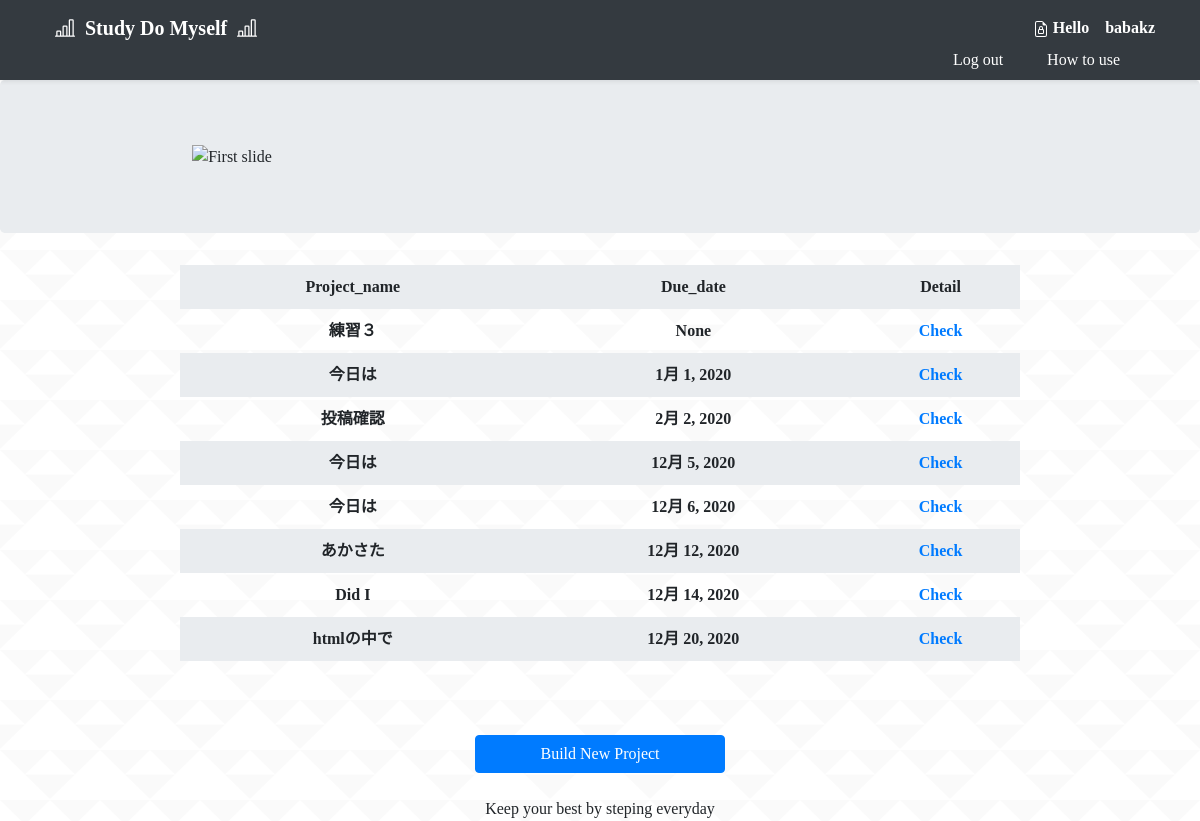
Before: /mypage/ (signed in) with the older database file.
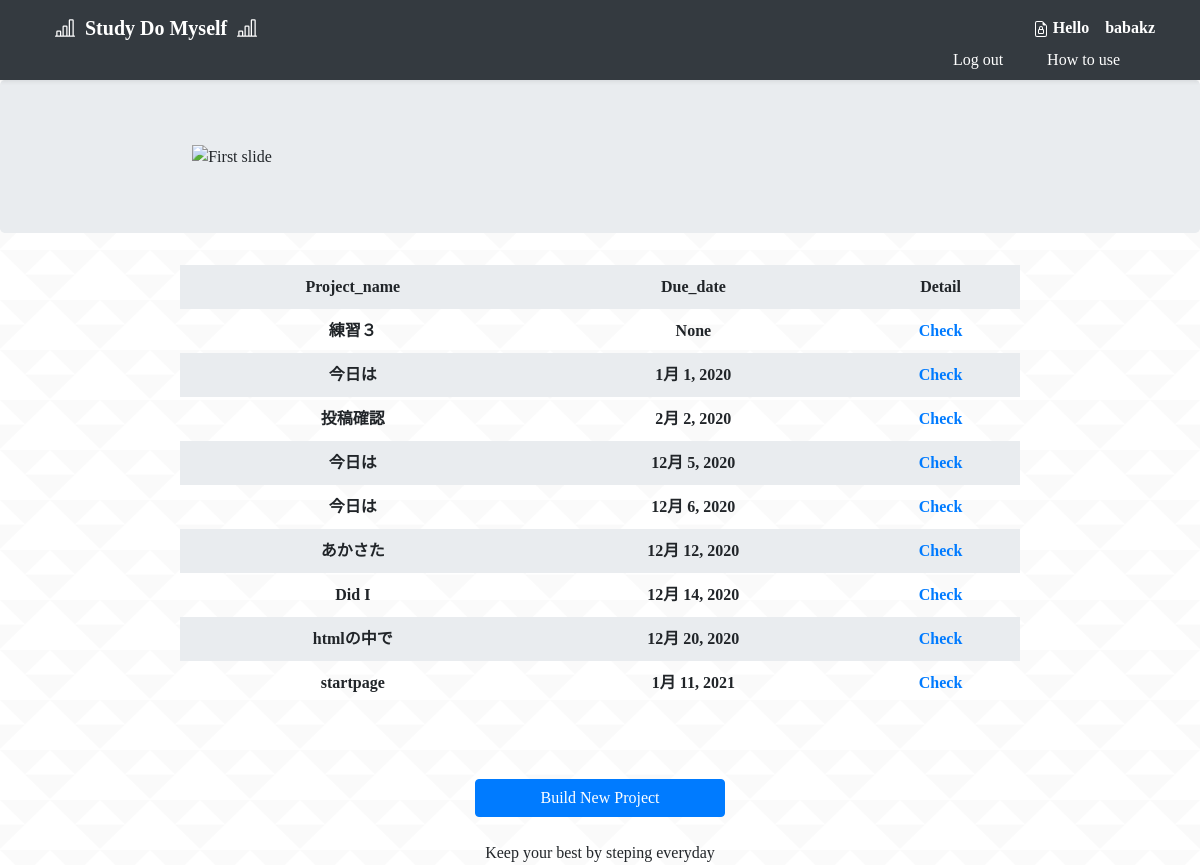
After: the same page with the newer database file.
### studyapp/models.py (models this page shows, shortened)
class Project(models.Model):
    author = models.ForeignKey(settings.AUTH_USER_MODEL, on_delete=models.CASCADE)
    project_name = models.CharField('プロジェクト名', max_length=200, blank=False)
    description = models.TextField('目標', blank=False)
    expenses_item = models.CharField('経費項目', max_length=200, blank=True)
    expenses = models.CharField('経費', max_length=200, blank=True)
    build_date = models.DateField(verbose_name='作成日', blank=True, default=timezone.datetime.today())
    due_date = models.DateField(verbose_name='設定日', blank=True, null=True)

### studyapp/views.py (the view)
# urls.py: path('mypage/', mypage, name='mypage'),
def mypage(request):
    projects = Project.objects.filter(build_date__lte=timezone.now()).order_by('due_date')
    return render(request, 'mypage.html', {'projects':projects})

### templates/mypage.html (shortened to what this page needs)
{% extends 'base.html' %}
{% load static %}
{% block content %}
<!doctype html>
<html lang="ja">
<head>
  <link rel="stylesheet" href="{% static 'css/mypage.css' %}">
</head>
<body>
  <header>
    <div class="navbar navbar-dark bg-dark shadow-sm">
      <div class="container d-flex justify-content-between">
        <a href="{% url 'mypage' %}" class="navbar-brand d-flex align-items-center">
          <strong>Study Do Myself</strong>
        </a>
        <div class="user-name">
          {% if user.is_authenticated %}
          <strong>Hello　{{ user.username }}</strong>
          {% endif %}
        </div>
        <div class="container-fluid">
          <div class="menu-item active">
            {% if user.is_authenticated %}
            <a href="{% url 'logout' %}">Log out</a>
            <a href="">How to use</a>
            {% endif %}
          </div>
        </div>
      </div>
    </div>
  </header>
  <main role="main">
    <section class="jumbotron text-center">
      <div class="carousel slide" data-ride="carousel" style="width:400px">
        <div class="carousel-inner">
          <div class="carousel-item active">
            <img src="slide1.png" alt="First slide">
          </div>
        </div>
      </div>
    </section>
    {% if user.is_authenticated %}
    <div class=contents>
      <table>
        <tr class='term'>
          <th> Project_name </th>
          <th> Due_date </th>
          <th> Detail </th>
        </tr>
        {% for project in projects %}
          {% if request.user.id == project.author.id %}
          <tr class='items'>
           <th> {{ project.project_name }} </th>
           <th> {{ project.due_date }} </th>
           <th> <a href="{% url 'project_detail' pk=project.id %}">Check </th>
          </tr>
          {% endif %}
        {% endfor %}
      </table>
      {% endif %}
      <br>
      <div class="container-fluid mx-auto" style="width:300px;">
        <a class="btn btn-primary" style="width:250px; margin-right:auto; margin-left:auto;" href="{% url 'project' %}"
          role="button">Build New Project</a>
      </div>
    </div>
  </main>
  <br>
  <footer>
    <div class="container-fluid" style="margin-right:auto; margin-left:auto; width:300px;">
      Keep your best by steping everyday
    </div>
  </footer>
</body>
</html>
{% endblock content %}

Changed rows visible on the page:
added Project: project_name "startpage", due_date "1月 11, 2021"
